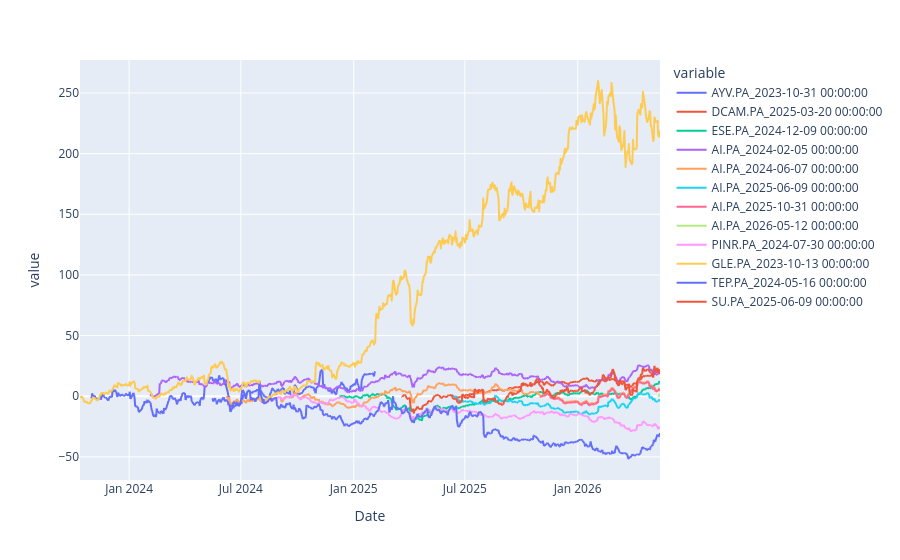

The notebook cell saved with this chart:
### Code cell
# Aplatir les colonnes multi-index
aux_flat = aux.copy()
aux_flat.columns = ["_".join(map(str, col)) for col in aux_flat.columns]

# Maintenant tu peux plotter
aux_flat.plot()

### Figure 1 — Plotly figure (JSON) as saved in the notebook; plotly's stock layout.template omitted (floating-point values rounded to 4 significant figures; data arrays with more than 128 entries replaced by an {"elided": "..."} marker saying what was removed)
{"data": [{"hovertemplate": "variable=AYV.PA_2023-10-31 00:00:00<br>Date=%{x}<br>value=%{y}<extra></extra>", "legendgroup": "AYV.PA_2023-10-31 00:00:00", "line": {"color": "#636efa", "dash": "solid"}, "marker": {"symbol": "circle"}, "mode": "lines", "name": "AYV.PA_2023-10-31 00:00:00", "showlegend": true, "type": "scattergl", "x": {"elided": "671 str values"}, "xaxis": "x", "y": {"elided": "671 float values"}, "yaxis": "y"}, {"hovertemplate": "variable=DCAM.PA_2025-03-20 00:00:00<br>Date=%{x}<br>value=%{y}<extra></extra>", "legendgroup": "DCAM.PA_2025-03-20 00:00:00", "line": {"color": "#EF553B", "dash": "solid"}, "marker": {"symbol": "circle"}, "mode": "lines", "name": "DCAM.PA_2025-03-20 00:00:00", "showlegend": true, "type": "scattergl", "x": {"elided": "671 str values"}, "xaxis": "x", "y": {"elided": "671 float values"}, "yaxis": "y"}, {"hovertemplate": "variable=ESE.PA_2024-12-09 00:00:00<br>Date=%{x}<br>value=%{y}<extra></extra>", "legendgroup": "ESE.PA_2024-12-09 00:00:00", "line": {"color": "#00cc96", "dash": "solid"}, "marker": {"symbol": "circle"}, "mode": "lines", "name": "ESE.PA_2024-12-09 00:00:00", "showlegend": true, "type": "scattergl", "x": {"elided": "671 str values"}, "xaxis": "x", "y": {"elided": "671 float values"}, "yaxis": "y"}, {"hovertemplate": "variable=AI.PA_2024-02-05 00:00:00<br>Date=%{x}<br>value=%{y}<extra></extra>", "legendgroup": "AI.PA_2024-02-05 00:00:00", "line": {"color": "#ab63fa", "dash": "solid"}, "marker": {"symbol": "circle"}, "mode": "lines", "name": "AI.PA_2024-02-05 00:00:00", "showlegend": true, "type": "scattergl", "x": {"elided": "671 str values"}, "xaxis": "x", "y": {"elided": "671 float values"}, "yaxis": "y"}, {"hovertemplate": "variable=AI.PA_2024-06-07 00:00:00<br>Date=%{x}<br>value=%{y}<extra></extra>", "legendgroup": "AI.PA_2024-06-07 00:00:00", "line": {"color": "#FFA15A", "dash": "solid"}, "marker": {"symbol": "circle"}, "mode": "lines", "name": "AI.PA_2024-06-07 00:00:00", "showlegend": true, "type": "scattergl", "x": {"elided": "671 str values"}, "xaxis": "x", "y": {"elided": "671 float values"}, "yaxis": "y"}, {"hovertemplate": "variable=AI.PA_2025-06-09 00:00:00<br>Date=%{x}<br>value=%{y}<extra></extra>", "legendgroup": "AI.PA_2025-06-09 00:00:00", "line": {"color": "#19d3f3", "dash": "solid"}, "marker": {"symbol": "circle"}, "mode": "lines", "name": "AI.PA_2025-06-09 00:00:00", "showlegend": true, "type": "scattergl", "x": {"elided": "671 str values"}, "xaxis": "x", "y": {"elided": "671 float values"}, "yaxis": "y"}, {"hovertemplate": "variable=AI.PA_2025-10-31 00:00:00<br>Date=%{x}<br>value=%{y}<extra></extra>", "legendgroup": "AI.PA_2025-10-31 00:00:00", "line": {"color": "#FF6692", "dash": "solid"}, "marker": {"symbol": "circle"}, "mode": "lines", "name": "AI.PA_2025-10-31 00:00:00", "showlegend": true, "type": "scattergl", "x": {"elided": "671 str values"}, "xaxis": "x", "y": {"elided": "671 float values"}, "yaxis": "y"}, {"hovertemplate": "variable=AI.PA_2026-05-12 00:00:00<br>Date=%{x}<br>value=%{y}<extra></extra>", "legendgroup": "AI.PA_2026-05-12 00:00:00", "line": {"color": "#B6E880", "dash": "solid"}, "marker": {"symbol": "circle"}, "mode": "lines", "name": "AI.PA_2026-05-12 00:00:00", "showlegend": true, "type": "scattergl", "x": {"elided": "671 str values"}, "xaxis": "x", "y": {"elided": "671 float values"}, "yaxis": "y"}, {"hovertemplate": "variable=PINR.PA_2024-07-30 00:00:00<br>Date=%{x}<br>value=%{y}<extra></extra>", "legendgroup": "PINR.PA_2024-07-30 00:00:00", "line": {"color": "#FF97FF", "dash": "solid"}, "marker": {"symbol": "circle"}, "mode": "lines", "name": "PINR.PA_2024-07-30 00:00:00", "showlegend": true, "type": "scattergl", "x": {"elided": "671 str values"}, "xaxis": "x", "y": {"elided": "671 float values"}, "yaxis": "y"}, {"hovertemplate": "variable=GLE.PA_2023-10-13 00:00:00<br>Date=%{x}<br>value=%{y}<extra></extra>", "legendgroup": "GLE.PA_2023-10-13 00:00:00", "line": {"color": "#FECB52", "dash": "solid"}, "marker": {"symbol": "circle"}, "mode": "lines", "name": "GLE.PA_2023-10-13 00:00:00", "showlegend": true, "type": "scattergl", "x": {"elided": "671 str values"}, "xaxis": "x", "y": {"elided": "671 float values"}, "yaxis": "y"}, {"hovertemplate": "variable=TEP.PA_2024-05-16 00:00:00<br>Date=%{x}<br>value=%{y}<extra></extra>", "legendgroup": "TEP.PA_2024-05-16 00:00:00", "line": {"color": "#636efa", "dash": "solid"}, "marker": {"symbol": "circle"}, "mode": "lines", "name": "TEP.PA_2024-05-16 00:00:00", "showlegend": true, "type": "scattergl", "x": {"elided": "671 str values"}, "xaxis": "x", "y": {"elided": "671 float values"}, "yaxis": "y"}, {"hovertemplate": "variable=SU.PA_2025-06-09 00:00:00<br>Date=%{x}<br>value=%{y}<extra></extra>", "legendgroup": "SU.PA_2025-06-09 00:00:00", "line": {"color": "#EF553B", "dash": "solid"}, "marker": {"symbol": "circle"}, "mode": "lines", "name": "SU.PA_2025-06-09 00:00:00", "showlegend": true, "type": "scattergl", "x": {"elided": "671 str values"}, "xaxis": "x", "y": {"elided": "671 float values"}, "yaxis": "y"}], "layout": {"legend": {"title": {"text": "variable"}, "tracegroupgap": 0}, "margin": {"t": 60}, "xaxis": {"anchor": "y", "domain": [0, 1], "title": {"text": "Date"}}, "yaxis": {"anchor": "x", "domain": [0, 1], "title": {"text": "value"}}}}
